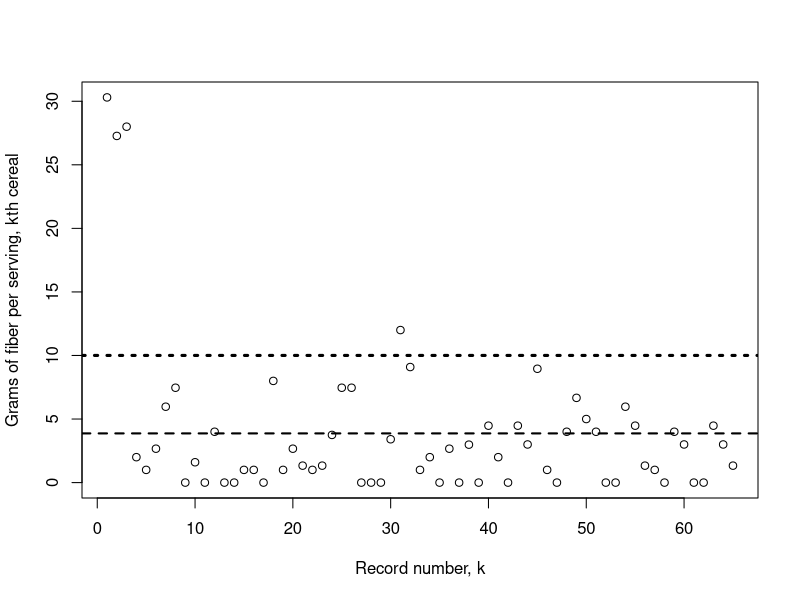

The R source for this figure: (Note: this script raises an error after producing the figure.)
library(MASS)
x <- UScereal$fibre
plot(x, xlab="Record number, k",
     ylab="Grams of fiber per serving, kth cereal")
abline(h = mean(x), lty=2, lwd=2)
abline(h = mean(x) + sd(x), lty = 3, lwd = 3)

fullSummary <- FindOutliers(UScereal$potassium)
taxSummary <- FindOutliers(Boston$tax)
